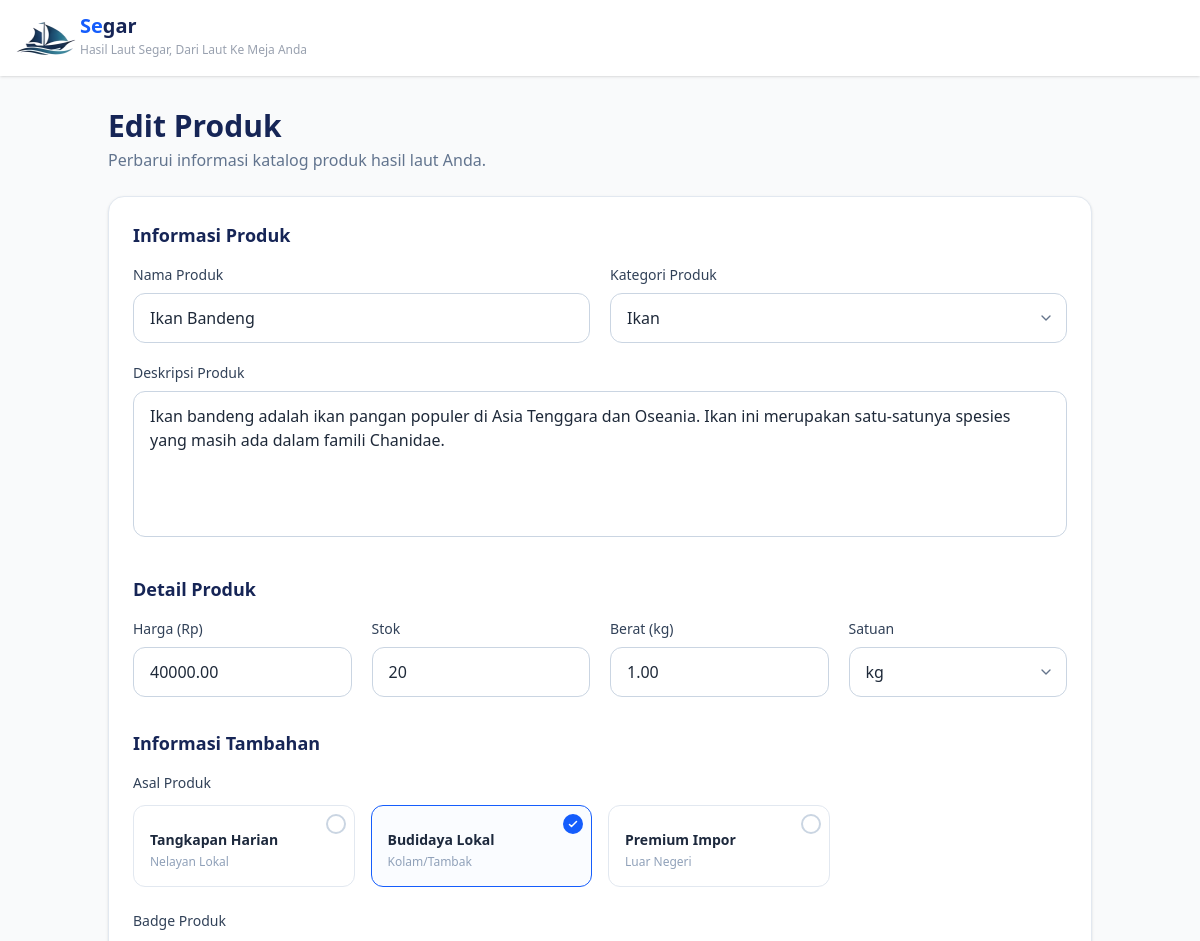
Before: /admin/products/edit.php?id=9 (signed in, upper part) with the older database file.
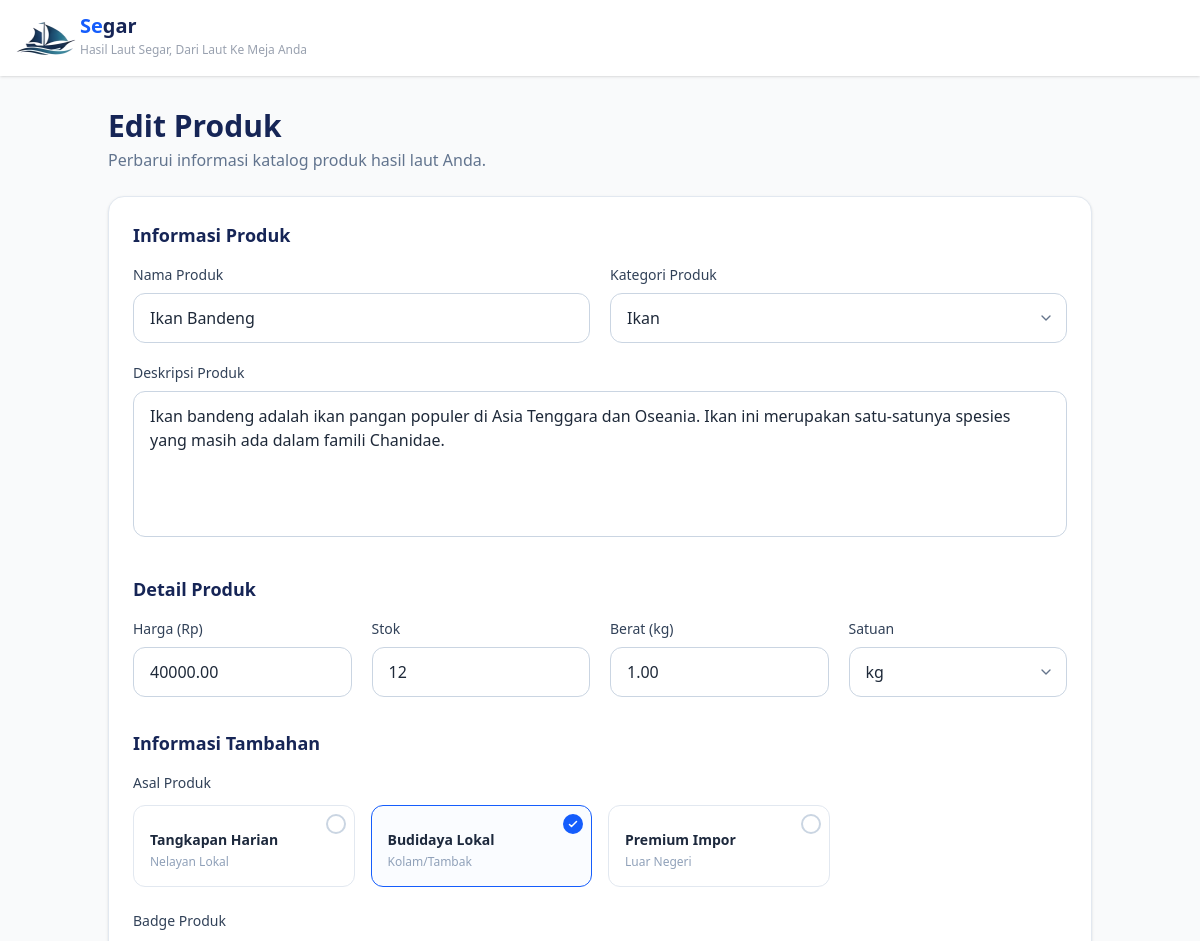
After: the same page with the newer database file.
### tables this page shows
CREATE TABLE `products` (
  `id` int(11) NOT NULL,
  `user_id` int(11) NOT NULL,
  `nama_produk` varchar(150) NOT NULL,
  `slug` varchar(150) DEFAULT NULL,
  `kategori` varchar(50) DEFAULT NULL,
  `deskripsi` text DEFAULT NULL,
  `harga` decimal(12,2) NOT NULL,
  `stok` int(11) DEFAULT 0,
  `berat` decimal(8,2) DEFAULT NULL,
  `satuan` varchar(20) DEFAULT NULL,
  `asal_produk` varchar(100) DEFAULT NULL,
  `badge` varchar(50) DEFAULT NULL,
  `status` enum('aktif','nonaktif') DEFAULT 'aktif',
  `created_at` timestamp NOT NULL DEFAULT current_timestamp(),
  `updated_at` timestamp NULL DEFAULT NULL
);

### admin/products/edit.php (the view, shortened to what the changed rows need)
<?php
require_once '../../config/koneksi.php';
$user_id = $_SESSION['user_id'];
$id_produk = mysqli_real_escape_string($conn, $_GET['id']);
$query_produk = mysqli_query($conn, "SELECT * FROM products WHERE id = '$id_produk' AND user_id = '$user_id'");
$produk = mysqli_fetch_assoc($query_produk);
?>
<!DOCTYPE html>
<html lang="id">
<?php include '../../includes/head.php'; ?>
<link rel="stylesheet" href="https://cdnjs.cloudflare.com/ajax/libs/font-awesome/6.4.0/css/all.min.css">
<body class="bg-gray-50 text-gray-800 font-sans antialiased">
    <main class="max-w-5xl mx-auto px-5 py-8">
        <div class="mb-6">
            <h2 class="text-3xl font-bold text-blue-950">Edit Produk</h2>
        </div>
        <form id="form-edit-produk" action="process-edit.php" method="POST" enctype="multipart/form-data" class="bg-white border border-slate-200 rounded-2xl p-6 shadow-sm">
            <div class="mb-8">
                <div class="grid md:grid-cols-2 gap-5">
                    <div>
                        <label class="block text-sm font-medium text-slate-700 mb-2">Nama Produk</label>
                        <input type="text" id="nama_produk" name="nama_produk" value="<?= htmlspecialchars($produk['nama_produk']); ?>" placeholder="Contoh: Ikan Kembung Segar" class="w-full border border-slate-300 rounded-xl px-4 py-3 focus:outline-none focus:ring-2 focus:ring-blue-600 focus:border-transparent transition" required>
                    </div>
                    <div>
                        <label class="block text-sm font-medium text-slate-700 mb-2">Kategori Produk</label>
                        <select name="kategori" class="w-full border border-slate-300 rounded-xl px-4 py-3 focus:ring-2 focus:ring-blue-600 focus:border-transparent outline-none transition appearance-none bg-no-repeat bg-right pr-10" style="background-position: right 12px center; background-size: 16px;" required>
                            <option value="Ikan" <?= $produk['kategori'] === 'Ikan' ? 'selected' : ''; ?>>Ikan</option>
                        </select>
                    </div>
                </div>
                <div class="mt-5">
                    <label class="block text-sm font-medium text-slate-700 mb-2">Deskripsi Produk</label>
                    <textarea rows="5" name="deskripsi" placeholder="Tuliskan deskripsi lengkap produk hasil laut..." class="w-full border border-slate-300 rounded-xl px-4 py-3 resize-none focus:outline-none focus:ring-2 focus:ring-blue-600 focus:border-transparent transition"><?= htmlspecialchars($produk['deskripsi']); ?></textarea>
                </div>
            </div>
            <div class="mb-8">
                <div class="grid md:grid-cols-2 lg:grid-cols-4 gap-5">
                    <div>
                        <label class="block text-sm font-medium text-slate-700 mb-2">Harga (Rp)</label>
                        <input type="number" name="harga" value="<?= $produk['harga']; ?>" placeholder="0" class="w-full border border-slate-300 rounded-xl px-4 py-3 focus:ring-2 focus:ring-blue-600 focus:border-transparent outline-none transition" required>
                    </div>
                    <div>
                        <label class="block text-sm font-medium text-slate-700 mb-2">Stok</label>
                        <input type="number" name="stok" value="<?= $produk['stok']; ?>" placeholder="0" class="w-full border border-slate-300 rounded-xl px-4 py-3 focus:ring-2 focus:ring-blue-600 focus:border-transparent outline-none transition" required>
                    </div>
                    <div>
                        <label class="block text-sm font-medium text-slate-700 mb-2">Berat (kg)</label>
                        <input type="number" step="0.01" name="berat" value="<?= $produk['berat']; ?>" placeholder="0.00" class="w-full border border-slate-300 rounded-xl px-4 py-3 focus:ring-2 focus:ring-blue-600 focus:border-transparent outline-none transition" required>
                    </div>
                    <div>
                        <label class="block text-sm font-medium text-slate-700 mb-2">Satuan</label>
                        <select name="satuan" class="w-full border border-slate-300 rounded-xl px-4 py-3 focus:ring-2 focus:ring-blue-600 focus:border-transparent outline-none transition appearance-none bg-no-repeat bg-right pr-10" style="background-position: right 12px center; background-size: 16px;">
                            <option value="kg" <?= $produk['satuan'] === 'kg' ? 'selected' : ''; ?>>kg</option>
                        </select>
                    </div>
                </div>
            </div>
        </form>
    </main>
</body>
</html>

Changed rows visible on the page:
changed products "Ikan Bandeng": stok "20" → "12"
